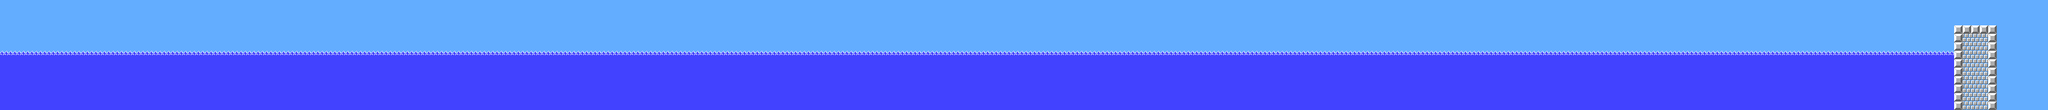

Rendered tile map (Tiled .tmx) drawn with the repository's tilesets; below, a short description and the map source with its tile grids summarised:
An orthogonal 240x13 tile map with 16x16 px tiles, 2 tile layers (background, graphics) and 3 objects.

<map version="1.9" tiledversion="1.9.0" orientation="orthogonal" renderorder="right-down" width="240" height="13" tilewidth="16" tileheight="16" infinite="0" nextlayerid="6" nextobjectid="5">
 <tileset firstgid="1" source="tileset_gutter.tsx" />
 <layer id="1" name="background" width="240" height="13">
  <data>[3120 cells, 3120 non-empty, 1 distinct tile ids]</data>
 </layer>
 <layer id="3" name="graphics" width="240" height="13">
  <data>[3120 cells, 1653 non-empty, 4 distinct tile ids]</data>
 </layer>
 <objectgroup id="4" name="water layer">
  <object id="1" x="0" y="96" width="3664" height="112" />
 </objectgroup>
 <objectgroup id="5" name="dam">
  <object id="3" x="3664" y="48" width="80" height="160" />
  <object id="4" x="3772" y="242" />
 </objectgroup>
</map>
